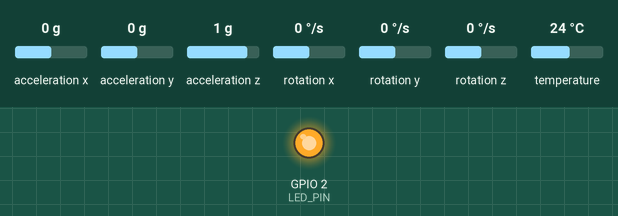
Simulated run of this sketch. Board: ESP32. Shown: output pins drawn as LEDs (lit = HIGH). Wiring (inferred from the names in the program): MPU-6050 motion sensor at I2C address 0x68. Dashed ring = blinking. The inputs (shaded band) are chosen by the test bench; at power-on: acceleration x 0 g, acceleration y 0 g, acceleration z 1 g, rotation x 0 °/s, rotation y 0 °/s, rotation z 0 °/s, temperature 24 °C. Nothing arrives over Bluetooth unless stated; pins used as bus, display or sensor lines are not drawn; what the sketch prints to the serial monitor is not drawn.

Above: at 5.5 s.
At 7.2 s:
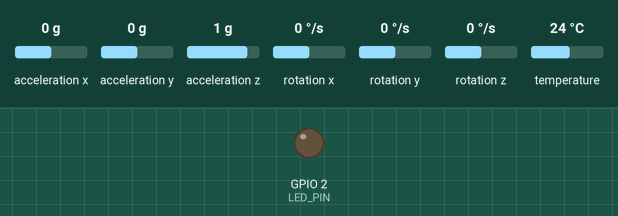
7.3 s: acceleration x set to -1.1 g
8.8 s: acceleration x set to -1.4 g
At 9.1 s:
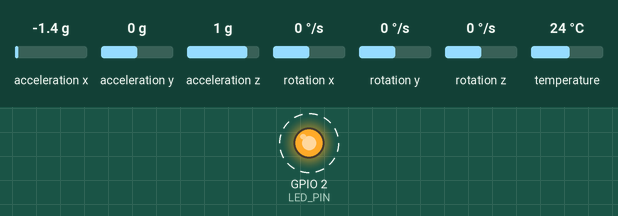
11.8 s: acceleration y set to -1.4 g
Timing chart, 0 to 18.8 s (numbered marks = the images above; inputs shaded):
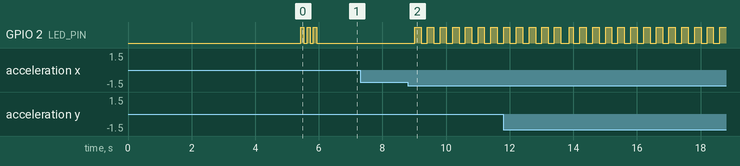

Measured:
- the behaviour switches between -1.2 and -1.3 g on acceleration x (found by bisection; images 1 and 2)
- after the input at 7.3 s, every drawn part: stays the same
- after the input at 8.8 s, GPIO 2 (LED_PIN): alternates HIGH for 0.20 s and LOW for 0.20 s, starting after 0.21 s

The sketch:

AD.ino
```cpp
#include "soc/soc.h"
#include "soc/rtc_cntl_reg.h"
#include <BluetoothSerial.h>
#include <Wire.h>
#include <Adafruit_MPU6050.h>
#include <Adafruit_Sensor.h>

// Bluetooth
BluetoothSerial SerialBT;
const char* deviceName = "ESP32_AccidentDetector";

// MPU6050 Sensor
Adafruit_MPU6050 mpu;

// Sensor readings
float accelX, accelY, accelZ;
float gyroX, gyroY, gyroZ;
float totalAccel = 0;
float totalGyro = 0;

// Accident Detection Thresholds (matching your app's expectations)
const float ACCEL_THRESHOLD = 12.0;      // m/s²
const float GYRO_THRESHOLD = 150.0;      // deg/s
const float IMPACT_THRESHOLD = 15.0;     // Combined impact

// Detection state
bool accidentDetected = false;
unsigned long accidentTime = 0;
const unsigned long ALERT_DURATION = 5000;

// Timing
unsigned long lastSendTime = 0;
const unsigned long SEND_INTERVAL = 100; // Send every 100ms

// LED Pin
const int LED_PIN = 2;

// Baseline calibration
float baselineAccelZ = 9.81;
bool isCalibrated = false;

// Reset functions
void resetI2C() {
  Wire.end();
  delay(100);
  pinMode(23, OUTPUT);  // SDA = GPIO 23
  pinMode(22, OUTPUT);  // SCL = GPIO 22
  for(int i = 0; i < 10; i++) {
    digitalWrite(22, HIGH);
    delayMicroseconds(5);
    digitalWrite(22, LOW);
    delayMicroseconds(5);
  }
  Wire.begin(23, 22);  // SDA=23, SCL=22
  Wire.setClock(100000);
  delay(100);
}

void resetMPU6050() {
  // Full device reset
  Wire.beginTransmission(0x68);
  Wire.write(0x6B);
  Wire.write(0x80);
  Wire.endTransmission(true);
  delay(200);

  // Wake up and use PLL
  Wire.beginTransmission(0x68);
  Wire.write(0x6B);
  Wire.write(0x01);
  Wire.endTransmission(true);
  delay(100);

  // Clear sleep mode
  Wire.beginTransmission(0x68);
  Wire.write(0x6B);
  Wire.write(0x00);
  Wire.endTransmission(true);
  delay(100);

  // Set sample rate
  Wire.beginTransmission(0x68);
  Wire.write(0x19);
  Wire.write(0x07);
  Wire.endTransmission(true);
  delay(50);

  // Configure accelerometer
  Wire.beginTransmission(0x68);
  Wire.write(0x1C);
  Wire.write(0x00);
  Wire.endTransmission(true);
  delay(50);

  // Configure gyroscope
  Wire.beginTransmission(0x68);
  Wire.write(0x1B);
  Wire.write(0x00);
  Wire.endTransmission(true);
  delay(50);
}

void calibrateSensor() {
  float sumZ = 0;
  int samples = 50;

  for(int i = 0; i < samples; i++) {
    sensors_event_t accel, gyro, temp;
    mpu.getEvent(&accel, &gyro, &temp);
    sumZ += accel.acceleration.z;
    delay(20);
  }

  baselineAccelZ = sumZ / samples;
  isCalibrated = true;
  Serial.println("   Baseline Z-axis: " + String(baselineAccelZ, 2) + " m/s²");
}

void setup() {
  // Disable brownout detector
  WRITE_PERI_REG(RTC_CNTL_BROWN_OUT_REG, 0);

  Serial.begin(115200);
  delay(2000);

  Serial.println("\n╔════════════════════════════════════════╗");
  Serial.println("║  ESP32 ACCIDENT DETECTION SYSTEM      ║");
  Serial.println("║  Android App Integration              ║");
  Serial.println("╚════════════════════════════════════════╝\n");

  // Setup LED
  pinMode(LED_PIN, OUTPUT);
  digitalWrite(LED_PIN, LOW);

  // Reset I2C bus
  Serial.print("Resetting I2C bus... ");
  resetI2C();
  Serial.println("✓ DONE");

  // Reset MPU6050
  Serial.print("Resetting MPU6050... ");
  resetMPU6050();
  Serial.println("✓ DONE");

  // Initialize MPU6050
  Serial.print("Initializing MPU6050... ");
  if (!mpu.begin(0x68, &Wire)) {
    Serial.println("❌ FAILED!");
    Serial.println("Trying address 0x69...");
    if (!mpu.begin(0x69, &Wire)) {
      Serial.println("❌ FAILED on both addresses!");
      while(1) {
        digitalWrite(LED_PIN, !digitalRead(LED_PIN));
        delay(500);
      }
    }
  }
  Serial.println("✓ SUCCESS");

  // Configure sensor
  mpu.setAccelerometerRange(MPU6050_RANGE_16_G);
  mpu.setGyroRange(MPU6050_RANGE_500_DEG);
  mpu.setFilterBandwidth(MPU6050_BAND_21_HZ);

  Serial.println("\n📊 Sensor Configuration:");
  Serial.println("   Accelerometer Range: ±16G");
  Serial.println("   Gyroscope Range: ±500°/s");
  Serial.println("   Filter Bandwidth: 21 Hz");

  // Initialize Bluetooth
  Serial.print("\nInitializing Bluetooth... ");
  delay(500);
  if (!SerialBT.begin(deviceName)) {
    Serial.println("❌ FAILED!");
    while(1) {
      digitalWrite(LED_PIN, !digitalRead(LED_PIN));
      delay(200);
    }
  }
  Serial.println("✓ SUCCESS");
  Serial.println("Device Name: " + String(deviceName));

  // Calibration
  Serial.println("\n⏳ Calibrating... Keep sensor still!");
  delay(1000);
  calibrateSensor();

  Serial.println("\n✓ System Ready!");
  Serial.println("════════════════════════════════════════");
  Serial.println("🔍 DETECTION ACTIVE");
  Serial.println("📱 Waiting for Android app connection...");
  Serial.println("════════════════════════════════════════\n");

  // Flash LED to indicate ready
  for(int i = 0; i < 3; i++) {
    digitalWrite(LED_PIN, HIGH);
    delay(100);
    digitalWrite(LED_PIN, LOW);
    delay(100);
  }
}

void loop() {
  // Read sensor data
  sensors_event_t accel, gyro, temp;
  mpu.getEvent(&accel, &gyro, &temp);

  // Store values
  accelX = accel.acceleration.x;
  accelY = accel.acceleration.y;
  accelZ = accel.acceleration.z;

  gyroX = gyro.gyro.x * (180.0 / PI);
  gyroY = gyro.gyro.y * (180.0 / PI);
  gyroZ = gyro.gyro.z * (180.0 / PI);

  // Calculate total acceleration (removing gravity)
  float accelX_adj = accelX;
  float accelY_adj = accelY;
  float accelZ_adj = accelZ - baselineAccelZ;
  totalAccel = sqrt(accelX_adj*accelX_adj + accelY_adj*accelY_adj + accelZ_adj*accelZ_adj);

  // Calculate total gyro magnitude
  totalGyro = sqrt(gyroX*gyroX + gyroY*gyroY + gyroZ*gyroZ);

  // Accident detection
  bool newAccident = false;

  // Check for high acceleration
  if (totalAccel > ACCEL_THRESHOLD) {
    newAccident = true;
    Serial.println("\n🚨 HIGH ACCELERATION DETECTED!");
    Serial.println("   Magnitude: " + String(totalAccel, 2) + " m/s²");
  }

  // Check for high rotation
  if (totalGyro > GYRO_THRESHOLD) {
    newAccident = true;
    Serial.println("\n🚨 HIGH ROTATION DETECTED!");
    Serial.println("   Magnitude: " + String(totalGyro, 2) + " °/s");
  }

  // Check combined impact
  float impactScore = (totalAccel / ACCEL_THRESHOLD) + (totalGyro / GYRO_THRESHOLD);
  if (impactScore > 1.5) {
    newAccident = true;
    Serial.println("\n🚨 SEVERE IMPACT DETECTED!");
    Serial.println("   Impact Score: " + String(impactScore, 2));
  }

  // Trigger accident alert
  if (newAccident && !accidentDetected) {
    accidentDetected = true;
    accidentTime = millis();
    triggerAccidentAlert();
  }

  // Reset accident flag after duration
  if (accidentDetected && (millis() - accidentTime > ALERT_DURATION)) {
    accidentDetected = false;
    digitalWrite(LED_PIN, LOW);
    Serial.println("✓ Alert cleared - System monitoring...\n");
  }

  // Send data via Bluetooth (format expected by Android app)
  unsigned long currentTime = millis();
  if (currentTime - lastSendTime >= SEND_INTERVAL) {
    sendSensorData();
    lastSendTime = currentTime;
  }

  // Blink LED during accident
  if (accidentDetected) {
    digitalWrite(LED_PIN, (millis() / 200) % 2);
  }

  delay(10);
}

void triggerAccidentAlert() {
  Serial.println("\n╔════════════════════════════════════════╗");
  Serial.println("║     ⚠️  ACCIDENT DETECTED! ⚠️          ║");
  Serial.println("╚════════════════════════════════════════╝");
  Serial.println("Timestamp: " + String(millis()/1000.0, 2) + " seconds");
  Serial.println("Acceleration: X=" + String(accelX,2) + " Y=" + String(accelY,2) + " Z=" + String(accelZ,2));
  Serial.println("Gyroscope: X=" + String(gyroX,2) + " Y=" + String(gyroY,2) + " Z=" + String(gyroZ,2));
  Serial.println("Total Accel: " + String(totalAccel,2) + " m/s²");
  Serial.println("Total Gyro: " + String(totalGyro,2) + " °/s");
  Serial.println("════════════════════════════════════════\n");

  // Send accident alert to Android app (format it expects)
  if (SerialBT.hasClient()) {
    SerialBT.println("ALERT:ACCIDENT_DETECTED");
    SerialBT.println("TIME:" + String(millis()));
    SerialBT.println("ACCEL_TOTAL:" + String(totalAccel, 2));
    SerialBT.println("GYRO_TOTAL:" + String(totalGyro, 2));
    SerialBT.println("---");
  }

  digitalWrite(LED_PIN, HIGH);
}

void sendSensorData() {
  // Format for MainActivity.parseSensorData()
  // Your app expects: "ACCEL: X.XX" and "GYRO: Y.YY"
  String dataString = "ACCEL:" + String(totalAccel, 2) +
                     " GYRO:" + String(totalGyro, 2) +
                     " STATUS:" + String(accidentDetected ? "ALERT" : "OK");

  // Send via Bluetooth
  if (SerialBT.hasClient()) {
    SerialBT.println(dataString);
  } else {
    // Periodic connection status
    static unsigned long lastStatusTime = 0;
    if (millis() - lastStatusTime > 10000) {
      Serial.println("📱 Waiting for Android app connection...");
      lastStatusTime = millis();
    }
  }

  // Print to Serial (only when not in accident mode)
  if (!accidentDetected) {
    Serial.print("📊 Accel: " + String(totalAccel, 2) + " m/s² | ");
    Serial.println("Gyro: " + String(totalGyro, 2) + " °/s");
  }
}
```
